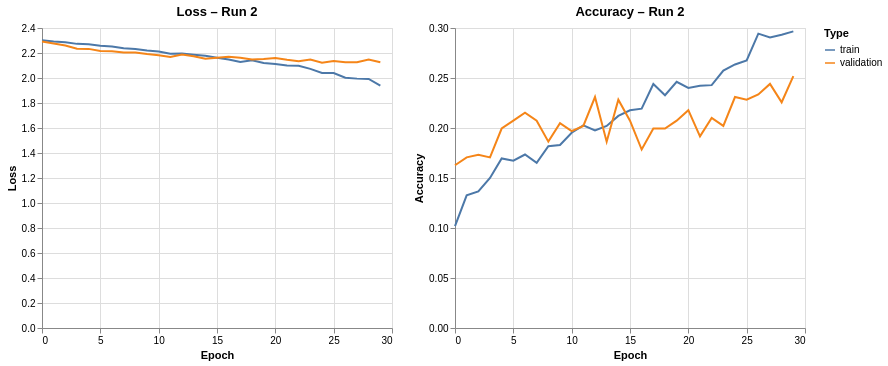

Notebook source saved alongside this figure:
### Code cell
import json
import numpy as np
import pandas as pd
import altair as alt

# Hilfsfunktion (muss hier nochmal stehen — anderes Notebook, neue Umgebung)
def hist_to_df(train_hist, val_hist, value_name):
    rows  = [{"Epoch": ep, value_name: v, "Type": "train"} for ep, v in train_hist.items()]
    rows += [{"Epoch": ep, value_name: v, "Type": "validation"} for ep, v in val_hist.items()]
    df = pd.DataFrame(rows)
    return df[np.isfinite(df[value_name])]

# Run-ID hier anpassen
run_id = 2
with open(f"../results/run_{run_id}.json") as f:
    h = json.load(f)

train_loss = dict(enumerate(h["train_loss"]))
val_loss   = dict(enumerate(h["val_loss"]))
train_acc  = dict(enumerate(h["train_acc"]))
val_acc    = dict(enumerate(h["val_acc"]))

loss_df = hist_to_df(train_loss, val_loss, "Loss")
acc_df  = hist_to_df(train_acc,  val_acc,  "Accuracy")

loss_chart = alt.Chart(loss_df).mark_line().encode(
    x="Epoch", y="Loss", color="Type").properties(title=f"Loss – Run {run_id}", width=350)
acc_chart = alt.Chart(acc_df).mark_line().encode(
    x="Epoch", y="Accuracy", color="Type").properties(title=f"Accuracy – Run {run_id}", width=350)

loss_chart | acc_chart

### Figure 1 — Vega-Lite specification as saved in the notebook (floating-point values rounded to 4 significant figures)
{"config": {"view": {"continuousWidth": 300, "continuousHeight": 300}}, "hconcat": [{"data": {"name": "data-752a71490efa0b3541f478767e3e4725"}, "mark": {"type": "line"}, "encoding": {"color": {"field": "Type", "type": "nominal"}, "x": {"field": "Epoch", "type": "quantitative"}, "y": {"field": "Loss", "type": "quantitative"}}, "title": "Loss – Run 2", "width": 350}, {"data": {"name": "data-322bd8bd39e5a1e675552a5f63099bf0"}, "mark": {"type": "line"}, "encoding": {"color": {"field": "Type", "type": "nominal"}, "x": {"field": "Epoch", "type": "quantitative"}, "y": {"field": "Accuracy", "type": "quantitative"}}, "title": "Accuracy – Run 2", "width": 350}], "$schema": "https://vega.github.io/schema/vega-lite/v5.20.1.json", "datasets": {"data-752a71490efa0b3541f478767e3e4725": [{"Epoch": 0, "Loss": 2.302, "Type": "train"}, {"Epoch": 1, "Loss": 2.292, "Type": "train"}, {"Epoch": 2, "Loss": 2.286, "Type": "train"}, {"Epoch": 3, "Loss": 2.273, "Type": "train"}, {"Epoch": 4, "Loss": 2.269, "Type": "train"}, {"Epoch": 5, "Loss": 2.259, "Type": "train"}, {"Epoch": 6, "Loss": 2.252, "Type": "train"}, {"Epoch": 7, "Loss": 2.238, "Type": "train"}, {"Epoch": 8, "Loss": 2.233, "Type": "train"}, {"Epoch": 9, "Loss": 2.221, "Type": "train"}, {"Epoch": 10, "Loss": 2.212, "Type": "train"}, {"Epoch": 11, "Loss": 2.193, "Type": "train"}, {"Epoch": 12, "Loss": 2.196, "Type": "train"}, {"Epoch": 13, "Loss": 2.187, "Type": "train"}, {"Epoch": 14, "Loss": 2.178, "Type": "train"}, {"Epoch": 15, "Loss": 2.162, "Type": "train"}, {"Epoch": 16, "Loss": 2.148, "Type": "train"}, {"Epoch": 17, "Loss": 2.129, "Type": "train"}, {"Epoch": 18, "Loss": 2.142, "Type": "train"}, {"Epoch": 19, "Loss": 2.121, "Type": "train"}, {"Epoch": 20, "Loss": 2.111, "Type": "train"}, {"Epoch": 21, "Loss": 2.1, "Type": "train"}, {"Epoch": 22, "Loss": 2.098, "Type": "train"}, {"Epoch": 23, "Loss": 2.073, "Type": "train"}, {"Epoch": 24, "Loss": 2.04, "Type": "train"}, {"Epoch": 25, "Loss": 2.04, "Type": "train"}, {"Epoch": 26, "Loss": 2.002, "Type": "train"}, {"Epoch": 27, "Loss": 1.995, "Type": "train"}, {"Epoch": 28, "Loss": 1.993, "Type": "train"}, {"Epoch": 29, "Loss": 1.94, "Type": "train"}, {"Epoch": 0, "Loss": 2.292, "Type": "validation"}, {"Epoch": 1, "Loss": 2.276, "Type": "validation"}, {"Epoch": 2, "Loss": 2.261, "Type": "validation"}, {"Epoch": 3, "Loss": 2.234, "Type": "validation"}, {"Epoch": 4, "Loss": 2.233, "Type": "validation"}, {"Epoch": 5, "Loss": 2.216, "Type": "validation"}, {"Epoch": 6, "Loss": 2.215, "Type": "validation"}, {"Epoch": 7, "Loss": 2.205, "Type": "validation"}, {"Epoch": 8, "Loss": 2.204, "Type": "validation"}, {"Epoch": 9, "Loss": 2.192, "Type": "validation"}, {"Epoch": 10, "Loss": 2.182, "Type": "validation"}, {"Epoch": 11, "Loss": 2.167, "Type": "validation"}, {"Epoch": 12, "Loss": 2.189, "Type": "validation"}, {"Epoch": 13, "Loss": 2.175, "Type": "validation"}, {"Epoch": 14, "Loss": 2.154, "Type": "validation"}, {"Epoch": 15, "Loss": 2.162, "Type": "validation"}, {"Epoch": 16, "Loss": 2.17, "Type": "validation"}, {"Epoch": 17, "Loss": 2.162, "Type": "validation"}, {"Epoch": 18, "Loss": 2.149, "Type": "validation"}, {"Epoch": 19, "Loss": 2.151, "Type": "validation"}, {"Epoch": 20, "Loss": 2.161, "Type": "validation"}, {"Epoch": 21, "Loss": 2.146, "Type": "validation"}, {"Epoch": 22, "Loss": 2.135, "Type": "validation"}, {"Epoch": 23, "Loss": 2.147, "Type": "validation"}, {"Epoch": 24, "Loss": 2.123, "Type": "validation"}, {"Epoch": 25, "Loss": 2.135, "Type": "validation"}, {"Epoch": 26, "Loss": 2.125, "Type": "validation"}, {"Epoch": 27, "Loss": 2.125, "Type": "validation"}, {"Epoch": 28, "Loss": 2.148, "Type": "validation"}, {"Epoch": 29, "Loss": 2.127, "Type": "validation"}], "data-322bd8bd39e5a1e675552a5f63099bf0": [{"Epoch": 0, "Accuracy": 0.1018, "Type": "train"}, {"Epoch": 1, "Accuracy": 0.1326, "Type": "train"}, {"Epoch": 2, "Accuracy": 0.1365, "Type": "train"}, {"Epoch": 3, "Accuracy": 0.15, "Type": "train"}, {"Epoch": 4, "Accuracy": 0.1696, "Type": "train"}, {"Epoch": 5, "Accuracy": 0.1673, "Type": "train"}, {"Epoch": 6, "Accuracy": 0.1735, "Type": "train"}, {"Epoch": 7, "Accuracy": 0.1651, "Type": "train"}, {"Epoch": 8, "Accuracy": 0.1819, "Type": "train"}, {"Epoch": 9, "Accuracy": 0.183, "Type": "train"}, {"Epoch": 10, "Accuracy": 0.1953, "Type": "train"}, {"Epoch": 11, "Accuracy": 0.2026, "Type": "train"}, {"Epoch": 12, "Accuracy": 0.1975, "Type": "train"}, {"Epoch": 13, "Accuracy": 0.202, "Type": "train"}, {"Epoch": 14, "Accuracy": 0.2121, "Type": "train"}, {"Epoch": 15, "Accuracy": 0.2177, "Type": "train"}, {"Epoch": 16, "Accuracy": 0.2194, "Type": "train"}, {"Epoch": 17, "Accuracy": 0.244, "Type": "train"}, {"Epoch": 18, "Accuracy": 0.2328, "Type": "train"}, {"Epoch": 19, "Accuracy": 0.2462, "Type": "train"}, {"Epoch": 20, "Accuracy": 0.2401, "Type": "train"}, {"Epoch": 21, "Accuracy": 0.2423, "Type": "train"}, {"Epoch": 22, "Accuracy": 0.2429, "Type": "train"}, {"Epoch": 23, "Accuracy": 0.2574, "Type": "train"}, {"Epoch": 24, "Accuracy": 0.2636, "Type": "train"}, {"Epoch": 25, "Accuracy": 0.2675, "Type": "train"}, {"Epoch": 26, "Accuracy": 0.2943, "Type": "train"}, {"Epoch": 27, "Accuracy": 0.2904, "Type": "train"}, {"Epoch": 28, "Accuracy": 0.2932, "Type": "train"}, {"Epoch": 29, "Accuracy": 0.2966, "Type": "train"}, {"Epoch": 0, "Accuracy": 0.1627, "Type": "validation"}, {"Epoch": 1, "Accuracy": 0.1706, "Type": "validation"}, {"Epoch": 2, "Accuracy": 0.1732, "Type": "validation"}, {"Epoch": 3, "Accuracy": 0.1706, "Type": "validation"}, {"Epoch": 4, "Accuracy": 0.1995, "Type": "validation"}, {"Epoch": 5, "Accuracy": 0.2073, "Type": "validation"}, {"Epoch": 6, "Accuracy": 0.2152, "Type": "validation"}, {"Epoch": 7, "Accuracy": 0.2073, "Type": "validation"}, {"Epoch": 8, "Accuracy": 0.1864, "Type": "validation"}, {"Epoch": 9, "Accuracy": 0.2047, "Type": "validation"}, {"Epoch": 10, "Accuracy": 0.1969, "Type": "validation"}, {"Epoch": 11, "Accuracy": 0.2021, "Type": "validation"}, {"Epoch": 12, "Accuracy": 0.231, "Type": "validation"}, {"Epoch": 13, "Accuracy": 0.1864, "Type": "validation"}, {"Epoch": 14, "Accuracy": 0.2283, "Type": "validation"}, {"Epoch": 15, "Accuracy": 0.2073, "Type": "validation"}, {"Epoch": 16, "Accuracy": 0.1785, "Type": "validation"}, {"Epoch": 17, "Accuracy": 0.1995, "Type": "validation"}, {"Epoch": 18, "Accuracy": 0.1995, "Type": "validation"}, {"Epoch": 19, "Accuracy": 0.2073, "Type": "validation"}, {"Epoch": 20, "Accuracy": 0.2178, "Type": "validation"}, {"Epoch": 21, "Accuracy": 0.1916, "Type": "validation"}, {"Epoch": 22, "Accuracy": 0.21, "Type": "validation"}, {"Epoch": 23, "Accuracy": 0.2021, "Type": "validation"}, {"Epoch": 24, "Accuracy": 0.231, "Type": "validation"}, {"Epoch": 25, "Accuracy": 0.2283, "Type": "validation"}, {"Epoch": 26, "Accuracy": 0.2336, "Type": "validation"}, {"Epoch": 27, "Accuracy": 0.2441, "Type": "validation"}, {"Epoch": 28, "Accuracy": 0.2257, "Type": "validation"}, {"Epoch": 29, "Accuracy": 0.252, "Type": "validation"}]}}
